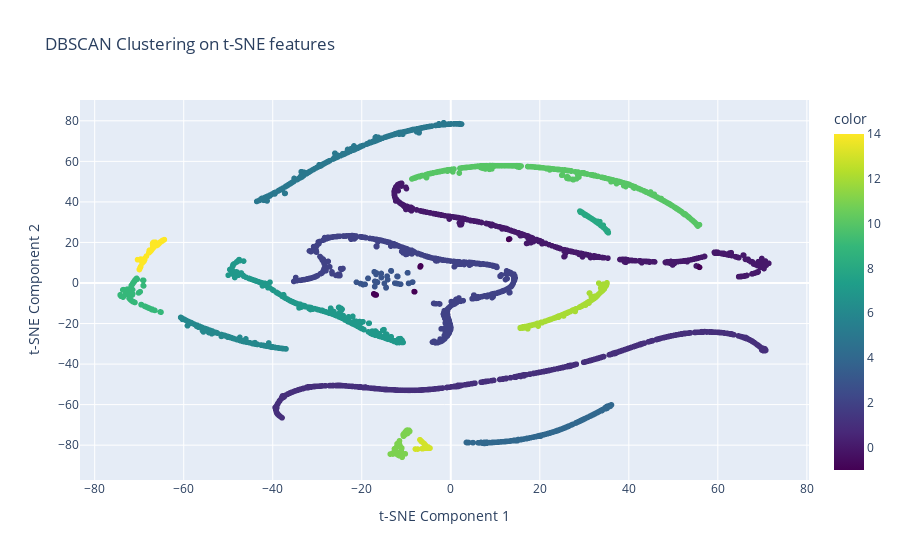

Source (notebook cell):
### Markdown cell above
We can cluster data on all the different reduction results we have. We can try to do it on PCA and T Sne for fun also.

### Code cell
# DBSCAN

dbscan = DBSCAN(eps=3, min_samples=10)
# on t-SNE on PCA
clusters_tsne = dbscan.fit_predict(X_tsne)
fig = px.scatter(x=X_tsne[:,0], y=X_tsne[:,1], color=clusters_tsne, color_continuous_scale='Viridis',
                 title="DBSCAN Clustering on t-SNE features")
fig.update_layout(xaxis_title="t-SNE Component 1",
                  yaxis_title="t-SNE Component 2")
fig.show()

### Figure 1 — Plotly figure (JSON) as saved in the notebook; plotly's stock layout.template omitted (floating-point values rounded to 4 significant figures; data arrays with more than 128 entries replaced by an {"elided": "..."} marker saying what was removed)
{"data": [{"hovertemplate": "x=%{x}<br>y=%{y}<br>color=%{marker.color}<extra></extra>", "legendgroup": "", "marker": {"color": {"elided": "4000 int values"}, "coloraxis": "coloraxis", "symbol": "circle"}, "mode": "markers", "name": "", "showlegend": false, "type": "scattergl", "x": {"elided": "4000 float values"}, "xaxis": "x", "y": {"elided": "4000 float values"}, "yaxis": "y"}], "layout": {"coloraxis": {"colorbar": {"title": {"text": "color"}}, "colorscale": [[0, "#440154"], [0.1111, "#482878"], [0.2222, "#3e4989"], [0.3333, "#31688e"], [0.4444, "#26828e"], [0.5556, "#1f9e89"], [0.6667, "#35b779"], [0.7778, "#6ece58"], [0.8889, "#b5de2b"], [1, "#fde725"]]}, "legend": {"tracegroupgap": 0}, "title": {"text": "DBSCAN Clustering on t-SNE features"}, "xaxis": {"anchor": "y", "domain": [0, 1], "title": {"text": "t-SNE Component 1"}}, "yaxis": {"anchor": "x", "domain": [0, 1], "title": {"text": "t-SNE Component 2"}}}}
